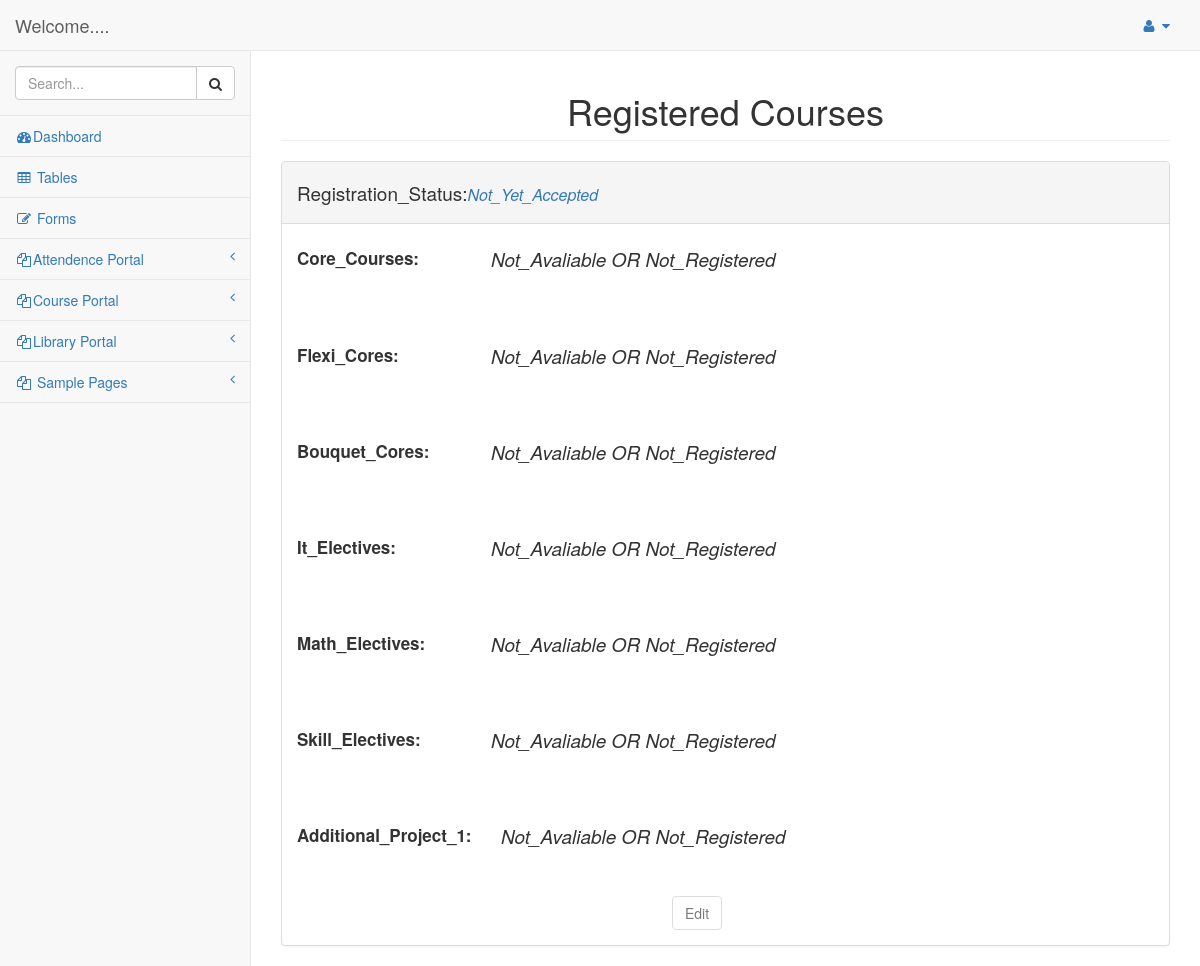
The page /Project_BTP/Student/pages/registercourse.php (signed in) on the database as committed earlier.
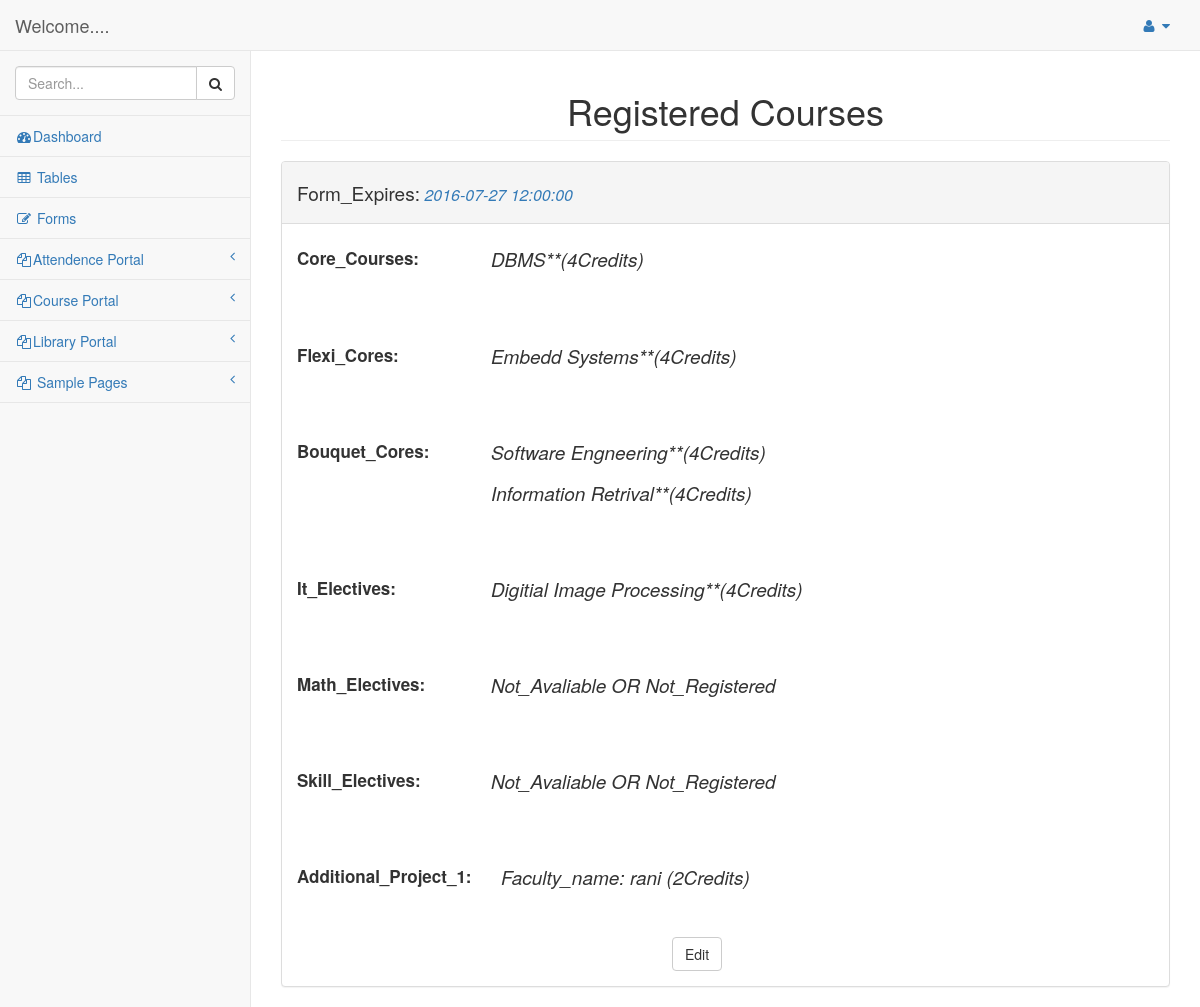
The same page on the database as committed later.
### tables this page shows
CREATE TABLE `validition` (
  `vid` int(11) NOT NULL,
  `S_date` datetime DEFAULT NULL,
  `E_date` datetime DEFAULT NULL
);

CREATE TABLE `Additional` (
  `S_id` int(11) DEFAULT NULL,
  `Faculty_name` varchar(20) DEFAULT NULL,
  `Credits` int(11) DEFAULT NULL
);

### Project_BTP/Student/pages/registercourse.php (the view, shortened to what the changed rows need)
<?php
include "dbConfig.php";
$sql="SELECT E_date FROM validition WHERE vid=1";
$query=$conn->query($sql);
if($query)
{
    $row=mysqli_fetch_row($query);
    $ed=$row[0];
}
$date = date('Y-m-d H:i:s');
$f1=$_SESSION['sid'];
$ql1="select S_id from Enrolls where S_id='$f1'";
$count1=mysqli_num_rows($conn->query($ql1));
$ql2="select S_id from Enrolls where S_id='$f1'";
$count2=mysqli_num_rows($conn->query($ql2));
?>
<!DOCTYPE html>
<html lang="en">
<head>
    <link href="../bower_components/bootstrap/dist/css/bootstrap.min.css" rel="stylesheet">
    <link href="../bower_components/metisMenu/dist/metisMenu.min.css" rel="stylesheet">
    <link href="../dist/css/sb-admin-2.css" rel="stylesheet">
    <link href="../bower_components/font-awesome/css/font-awesome.min.css" rel="stylesheet" type="text/css">
</head>
<body>
    <div id="wrapper">
        <nav class="navbar navbar-default navbar-static-top" role="navigation" style="margin-bottom: 0">
            <div class="navbar-header">
                <a class="navbar-brand" href="index.html">Welcome....</a>
            </div>
        </nav>
        <?php
         $sql="select C_id from Dummy where S_id='$f1'";
         $result = $conn->query($sql);
         $in=0;
         if ($result->num_rows > 0)
         {
         while($row = $result->fetch_assoc())
         {
            $c12=$row['C_id'];
            $sql2="SELECT C_name,No_Of_Credits,Type FROM Course WHERE C_id='$c12'";
            $query2 =$conn->query($sql2);
            $row1=mysqli_fetch_row($query2);
            $course[]=$row1[0];
            $credits[]=$row1[1];
            $type[]=$row1[2];
            $in++;
          }
          }
        ?>
        <div id="page-wrapper">
            <div class="row">
                <div class="col-lg-12">
                    <h1><Center class="page-header">Registered Courses</Center></h1>
                </div>
            </div>
            <div class="row">
                <div class="col-lg-12">
                    <div class="panel panel-default">
                        <div class="panel-heading">
                         <?php
                            if($date <$ed){
                            echo'<p class="form-control-static" style="position:relative; left: opx; font-size: 19px; font-style: Bold;">Form_Expires:'.'<a  style="font-size: 16px; font-style: italic;">  '.$ed.'</a></p>';
                              }
                             else{
                                if($count1>0 && $count2>0)
                                {
                                    echo'<p class="form-control-static" style="position:relative; left: opx; font-size: 19px; font-style: Bold;">Registration_Status:'.'<a  style="font-size: 16px; font-style: italic;" disabled><font color="green">ACCEPTED</font></a></p>';
                                }
                                else
                                {
                                          echo'<p class="form-control-static" style="position:relative; left: opx; font-size: 19px; font-style: Bold;">Registration_Status:'.'<a  style="font-size: 16px; font-style: italic;" >Not_Yet_Accepted</a></p>';
                                }
                                } ?>
                        </div>
                        <div class="panel-body">
                            <div class="row">
                                <div class="col-lg-6">
                                    <form class="form-horizontal" role="form" action="" method="POST">
                                        <div class="form-group">
                                            <div class="col-sm-10">
                                            <?php
                                            $flag1=0;
                                            for($ii=0;$ii<$in;$ii++)
                                            {
                                            	if($type[$ii]=='CORE')
                                            	{ $flag1=1;
                                                    echo '<p class="form-control-static" style="position:relative; left: 120px; font-size: 19px; font-style: italic;">'.$course[$ii].'**('.$credits[$ii].'Credits)</p>';
                                            }
                                            }
                                            if($flag1==0)
                                            {
                                            	echo '<p class="form-control-static" style="position:relative; left: 120px; font-size: 19px; font-style: italic;">Not_Avaliable OR Not_Registered</p>';
                                            }
                                            ?>
                                            </div>
                                        </div>
                                        <br><br>
                                        <div class="form-group">
                                            <div class="col-sm-10" >
                                            <?php
                                            $flag2=0;
                                            for($ii=0;$ii<$in;$ii++)
                                            {
                                            	if($type[$ii]=='Flexi_CORE')
                                            	{ $flag2=1;
                                            echo '<p class="form-control-static" style="position:relative; left: 120px; font-size: 19px; font-style: italic;">'.$course[$ii].'**('.$credits[$ii].'Credits)</p>';
                                            }
                                            }
                                            if($flag2==0)
                                            {
                                            	echo '<p class="form-control-static" style="position:relative; left: 120px; font-size: 19px; font-style: italic;">Not_Avaliable OR Not_Registered</p>';
                                            }
                                            ?>
                                            </div>
                                        </div>
                                        <br><br>
                                        <div class="form-group">
                                            <div class="col-sm-10" >
                                            <?php
                                            $flag3=0;
                                            for($ii=0;$ii<$in;$ii++)
                                            {
                                            	if($type[$ii]=='Bouquet_CORE')
                                            	{ $flag3=1;
                                                    echo '<p class="form-control-static" style="position:relative; left: 120px; font-size: 19px; font-style: italic;">'.$course[$ii].'**('.$credits[$ii].'Credits)</p>';
                                            }
                                            }
                                            if($flag3==0)
                                            {
                                            	echo '<p class="form-control-static" style="position:relative; left: 120px; font-size: 19px; font-style: italic;">Not_Avaliable OR Not_Registered</p>';
                                            }
                                            ?>
                                            </div>
                                        </div>
                                        <br><br>
                                        <div class="form-group">
                                            <div class="col-sm-10" >
                                            <?php
                                            $flag4=0;
                                            for($ii=0;$ii<$in;$ii++)
                                            {
                                            	if($type[$ii]=='It_Elective')
                                            	{ $flag4=1;
                                               echo '<p class="form-control-static" style="position:relative; left: 120px; font-size: 19px; font-style: italic;">'.$course[$ii].'**('.$credits[$ii].'Credits)</p>';
                                            }
                                            }
                                            if($flag4==0)
                                            {
                                            	echo '<p class="form-control-static" style="position:relative; left: 120px; font-size: 19px; font-style: italic;">Not_Avaliable OR Not_Registered</p>';
                                            }
                                            ?>
                                            </div>
                                        </div>
                                        <br><br>
                                        <br><br>
                                            <br><br>
                                             <div class="col-sm-10" >
                                            <?php
                                            $flagx=0;
                                            $sqlx="select Faculty_name,Credits from Additional where S_id='$f1'";
                                            $queryx =$conn->query($sqlx);
                                            $rowx=mysqli_fetch_row($queryx);
                                            $facul=$rowx[0];
                                            $cred=$rowx[1];
                                            if(!empty($facul) && !empty($cred))
                                            {
                                            $flagx=1;
                                            echo '<p class="form-control-static" style="position:relative; left: 120px; font-size: 19px; font-style: italic;">Faculty_name:'.' '.$facul.' '.'('.$cred.'Credits)</p>';
                                            }
                                            if($flagx==0)
                                            {
                                                echo '<p class="form-control-static" style="position:relative; left: 120px; font-size: 19px; font-style: italic;">Not_Avaliable OR Not_Registered</p>';
                                            }
                                            ?>
                                            </div>
                                            <br>
                                            <br>
                                            <br>
                                            <br>
                                            </form>
                                </div>
                            </div>
                        </div>
                    </div>
                </div>
            </div>
        </div>
    </div>
</body>
</html>

Rows that differ between the two databases and show on the page:
added validition: E_date "2016-07-27 12:00:00"
added additional: Faculty_name "rani", Credits "2"
Other text that changed with them:
text no longer shown: "Registration_Status: Not_Yet_Accepted Not_Avaliable OR Not_Registered Not_Avaliable OR Not_Registered Not_Avaliable OR Not_Registered Not_Avaliable OR Not_Registered Not_Avaliable OR Not_Registered"
text now shown: "Form_Expires: Faculty_name: ( Credits)"
new list line: "DBMS **( 4 Credits)"
new list line: "Embedd Systems **( 4 Credits)"
new list line: "Software Engneering **( 4 Credits)"
new list line: "Information Retrival **( 4 Credits)"
new list line: "Digitial Image Processing **( 4 Credits)"
